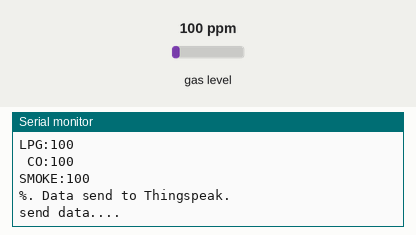
A sketch run on a simulated ESP8266 (NodeMCU). Parts: the last lines printed to the serial monitor. Inputs (shaded band) come from the test bench; at power-on: gas level 100 ppm. WiFi joins after 1.5 s; servers stay silent unless stated.

Above: at 3.2 s.
3.3 s: gas level set to 20 ppm
At 4.7 s:
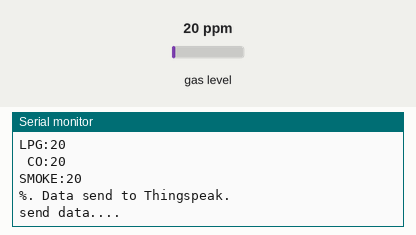
4.8 s: gas level set to 250 ppm
At 7.0 s:
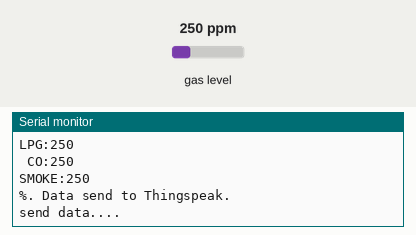
Timing chart, 0 to 8.5 s (numbered marks = the images above; inputs shaded):
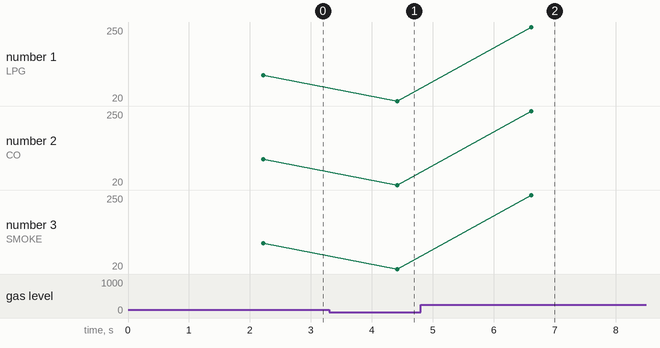

The sketch:

demo_gas.ino
```cpp
#include <MQ2.h>                               //Header file for read the data from MQ2
#include <ESP8266WiFi.h>                      // Header file for ESP8266 Nodumcq

int pinAout = A0;                            //Input pin for collecting data from MQ2
int lpg_gas, co_gas, smoke_gas;             // var for lpg , co and smoke

MQ2 mq2(pinAout);
String apiKey = "C1OC7MRVWJ7GOYKQ";       //  Write API key from ThingSpeak
const char* ssid =  "espx";              //   Enter nama wifi
const char* pass =  "123456789";        //    Enter Password wifi
const char* server = "api.thingspeak.com";
WiFiClient client;


void setup()
{
  Serial.begin(115200);
  mq2.begin();
  delay(10);


  Serial.println("Connecting to ");
  Serial.println(ssid);


  WiFi.begin(ssid, pass);

  while (WiFi.status() != WL_CONNECTED)
  {
    delay(100);
    Serial.print("*");
  }

  Serial.println("");
  Serial.println("***WiFi Connected***");

}

void loop()
{

  if (client.connect(server, 80))                //   "184.106.153.149" or api.thingspeak.com
  {
    String sendData = apiKey + "&field1=" + String(lpg_gas) + "&field2=" + String(co_gas) + "&field3=" + String(smoke_gas) + "\r\n\r\n";

    //Serial.println(sendData);

    client.print("POST /update HTTP/1.1\n");
    client.print("Host: api.thingspeak.com\n");
    client.print("Connection: close\n");
    client.print("X-THINGSPEAKAPIKEY: " + apiKey + "\n");
    client.print("Content-Type: application/x-www-form-urlencoded\n");
    client.print("Content-Length: ");
    client.print(sendData.length());
    client.print("\n\n");
    client.print(sendData);

    float* values = mq2.read(false);
    lpg_gas = mq2.readLPG();
    co_gas = mq2.readCO();
    smoke_gas = mq2.readSmoke();

    Serial.print("LPG:");
    Serial.print(lpg_gas);
    Serial.print("\n");
    Serial.print(" CO:");
    Serial.print(co_gas);
    Serial.print("\n");
    Serial.print("SMOKE:");
    Serial.println(smoke_gas);
    Serial.print("\n");

    Serial.println("%. Data send to Thingspeak.");


  }

  client.stop();
  Serial.println("send data....");

  delay(2000);
}
```

Measured:
- after the input at 3.3 s, the serial monitor: prints a new line after 1.1 s (image 1)
- after the input at 4.8 s, the serial monitor: prints a new line after 1.8 s (image 2)
- plotted number 1: 100 → 20 after the input at 3.3 s, 20 → 250 after the input at 4.8 s
- plotted number 2: 100 → 20 after the input at 3.3 s, 20 → 250 after the input at 4.8 s
- plotted number 3: 100 → 20 after the input at 3.3 s, 20 → 250 after the input at 4.8 s
